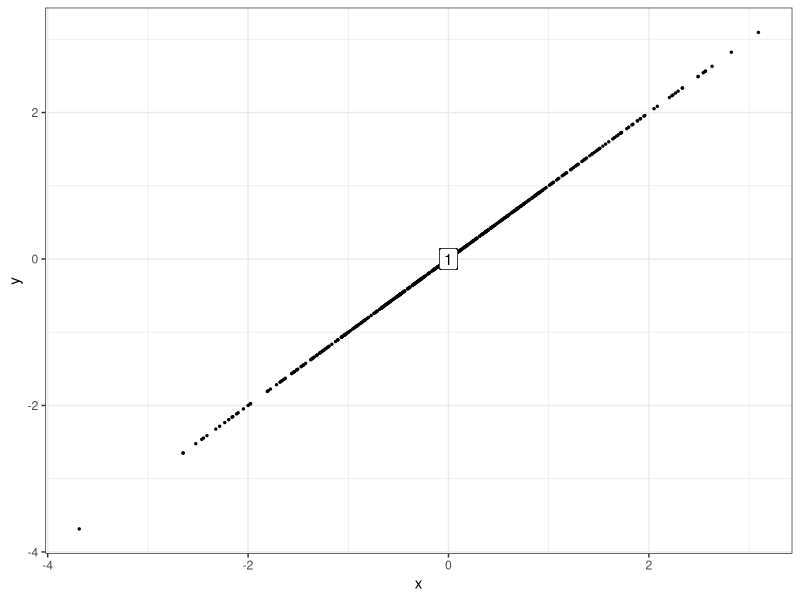

Here is the R script that generated this plot:
library(tidyverse)
theme_set(theme_bw())

# n <- 1000
# set.seed(616)
# tibble(
#   x = rnorm(n),
#   y = rnorm(n),
#   cor_0 = y,
#   cor_m1 = -x,
#   cor_m09 = -.9 * sd(y) / sd(x) * x + y,
#   cor_m08 = -.8 * sd(y) / sd(x)  * x + y,
#   cor_m07 = -.7 * sd(y) / sd(x) * x + y,
#   cor_m06 = -.6 * sd(y) / sd(x) * x + y,
#   cor_m05 = -.5 * sd(y) / sd(x) * x + y,
#   cor_m04 = -.4 * sd(y) / sd(x) * x + y,
#   cor_m03 = -.3 * sd(y) / sd(x) * x + y,
#   cor_m02 = -.2 * sd(y) / sd(x) * x + y,
#   cor_m01 = -.1 * sd(y) / sd(x) * x + y,
#   cor_p01 = .1 * sd(y) / sd(x) * x + y,
#   cor_p02 = .2 * sd(y) / sd(x) * x + y,
#   cor_p03 = .3 * sd(y) / sd(x) * x + y,
#   cor_p04 = .4 * sd(y) / sd(x) * x + y,
#   cor_p05 = .5 * sd(y) / sd(x) * x + y,
#   cor_p06 = .6 * sd(y) / sd(x) * x + y,
#   cor_p07 = .7 * sd(y) / sd(x) * x + y,
#   cor_p08 = .8 * sd(y) / sd(x) * x + y,
#   cor_p09 = .9 * sd(y) / sd(x) * x + y,
#   cor_p1 = x,
#   cor2_m1 = -x,
#   cor2_m09 = -.9 * x,
#   cor2_m08 = -.8 * x,
#   cor2_m07 = -.7 * x,
#   cor2_m06 = -.6 * x,
#   cor2_m05 = -.5 * x,
#   cor2_m04 = -.4 * x,
#   cor2_m03 = -.3 * x,
#   cor2_m02 = -.2 * x,
#   cor2_m01 = -.1 * x,
#   cor2_0 = 0,
#   cor2_p01 = .1 * x,
#   cor2_p02 = .2 * x,
#   cor2_p03 = .3 * x,
#   cor2_p04 = .4 * x,
#   cor2_p05 = .5 * x,
#   cor2_p06 = .6 * x,
#   cor2_p07 = .7 * x,
#   cor2_p08 = .8 * x,
#   cor2_p09 = .9 * x,
#   cor2_p1 = x,
# ) %>% 
#   pivot_longer(cols = -c(x, y)) %>%
#   # summarise(cor = cor(x, value),
#   #           sd = sd(value),
#   #           .by = name) %>% View()
#   ggplot(aes(x, value)) +
#   geom_point(alpha = .5) +
#   geom_smooth(se = FALSE, method = "lm") +
#   facet_wrap(~ name, nrow = 2, scales = "fixed") +
#   coord_fixed()





set.seed(923856)
r <- 1
n <- 500

tibble(
  x = rnorm(n),
  y = r * x + rnorm(n, sd = sqrt(1 - r^2))
) %>% 
  ggplot(aes(x, y)) +
  geom_point(size = .5) +
  # geom_smooth(method = "lm", se = FALSE) +
  geom_label(aes(label = paste0(cor(x, y))),
             x = 0, y = 0)

